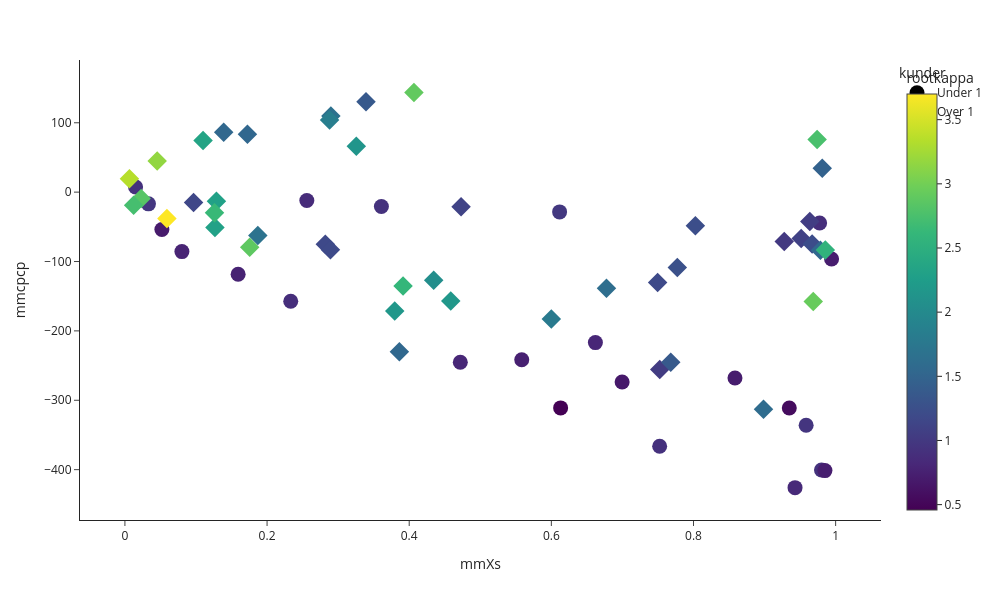

The code cell stored with this chart in its notebook:
### Code cell
fig = px.scatter(lowestCP, y="mmcpcp", x="mmXs", color="rootkappa",symbol='kunder',
                width=1000, height=600)
fig.update_traces(marker_size=15)

fig.write_image("IMAGES/ESTMMMCPCPMMXS.png")
fig.show()

### Figure 1 — Plotly figure (JSON) as saved in the notebook; plotly's stock layout.template omitted (floating-point values rounded to 4 significant figures)
{"data": [{"hovertemplate": "kunder=Under 1<br>mmXs=%{x}<br>mmcpcp=%{y}<br>rootkappa=%{marker.color}<extra></extra>", "legendgroup": "Under 1", "marker": {"color": [0.4583, 0.7, 0.5568, 0.6782, 0.7211, 0.9274, 0.9798, 0.7141, 0.728, 0.7483, 0.7681, 0.781, 0.8062, 0.8124, 0.8426, 0.866, 0.8832, 0.8832, 0.922, 0.922, 0.9327, 0.9592, 0.995], "coloraxis": "coloraxis", "size": 15, "symbol": "circle"}, "mode": "markers", "name": "Under 1", "orientation": "v", "showlegend": true, "type": "scatter", "x": [0.613, 0.05202, 0.9348, 0.6996, 0.9943, 0.9801, 0.03312, 0.8584, 0.9849, 0.5583, 0.1593, 0.08018, 0.4719, 0.662, 0.9429, 0.2559, 0.2333, 0.9774, 0.7524, 0.01499, 0.3609, 0.9585, 0.6116], "xaxis": "x", "y": [-311.0, -53.89, -311.1, -273.7, -96.41, -400.4, -16.89, -267.9, -401.4, -241.6, -118.4, -85.72, -245.2, -216.9, -425.9, -12.11, -157.2, -44.46, -366.2, 7.453, -20.63, -336.0, -28.45], "yaxis": "y"}, {"hovertemplate": "kunder=Over 1<br>mmXs=%{x}<br>mmcpcp=%{y}<br>rootkappa=%{marker.color}<extra></extra>", "legendgroup": "Over 1", "marker": {"color": [1.034, 1.183, 1.539, 2.598, 2.755, 2.835, 2.881, 2.903, 3.162, 3.347, 3.7, 1.273, 2.933, 1, 1.049, 1.095, 1.118, 1.158, 1.187, 1.187, 1.229, 1.241, 1.367, 1.371, 1.473, 1.526, 1.543, 1.543, 1.6, 1.616, 1.667, 1.685, 1.786, 1.841, 2.054, 2.138, 2.166, 2.168, 2.298, 2.304, 2.347, 2.55, 2.638, 2.726], "coloraxis": "coloraxis", "size": 15, "symbol": "diamond"}, "mode": "markers", "name": "Over 1", "orientation": "v", "showlegend": true, "type": "scatter", "x": [0.7525, 0.2819, 0.3861, 0.3914, 0.974, 0.02277, 0.1755, 0.4066, 0.04539, 0.006334, 0.05908, 0.7773, 0.9685, 0.9277, 0.9637, 0.9515, 0.473, 0.09657, 0.7495, 0.2891, 0.9669, 0.8027, 0.3392, 0.768, 0.9812, 0.1724, 0.9786, 0.139, 0.8985, 0.6775, 0.2898, 0.187, 0.6, 0.2879, 0.4344, 0.3255, 0.3796, 0.4585, 0.1288, 0.1266, 0.11, 0.9855, 0.126, 0.01226], "xaxis": "x", "y": [-255.5, -75.17, -230.0, -135.4, 75.96, -9.071, -79.49, 143.8, 44.85, 19.22, -38.07, -108.6, -157.7, -71.14, -42.42, -66.99, -20.9, -14.87, -130.1, -83.2, -74.6, -48.3, 130.4, -245.2, 34.31, 83.6, -83.92, 86.2, -312.9, -138.5, 109.6, -62.45, -182.8, 104.1, -126.8, 66.05, -171.5, -156.8, -13.0, -50.96, 74.28, -83.49, -29.8, -18.76], "yaxis": "y"}], "layout": {"coloraxis": {"colorbar": {"title": {"text": "rootkappa"}}, "colorscale": [[0, "#440154"], [0.1111, "#482878"], [0.2222, "#3e4989"], [0.3333, "#31688e"], [0.4444, "#26828e"], [0.5556, "#1f9e89"], [0.6667, "#35b779"], [0.7778, "#6ece58"], [0.8889, "#b5de2b"], [1, "#fde725"]]}, "height": 600, "legend": {"title": {"text": "kunder"}, "tracegroupgap": 0}, "margin": {"t": 60}, "width": 1000, "xaxis": {"anchor": "y", "autorange": true, "domain": [0, 1], "range": [-0.06325, 1.064], "title": {"text": "mmXs"}, "type": "linear"}, "yaxis": {"anchor": "x", "autorange": true, "domain": [0, 1], "range": [-472.6, 190.5], "title": {"text": "mmcpcp"}, "type": "linear"}}}
